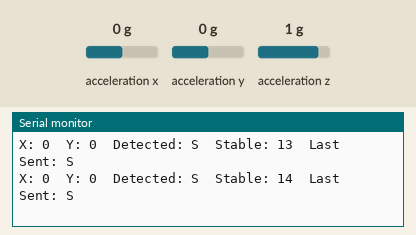
Bench run of a sketch on a simulated ESP32. On the bench: the last lines printed to the serial monitor. Wiring (inferred from the names in the program): MPU-6050 motion sensor at I2C address 0x68. The inputs (shaded band) are chosen by the test bench; at power-on: acceleration x 0 g, acceleration y 0 g, acceleration z 1 g. Nothing arrives over Bluetooth unless stated.

Above: at 6.3 s.
6.4 s: acceleration x set to -1.4 g
At 6.54 s:
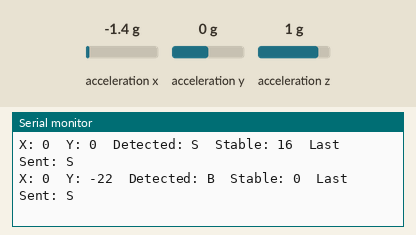
8.0 s: acceleration x set to 0 g
At 8.0 s:
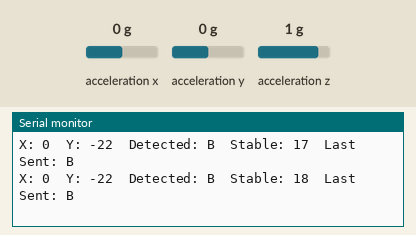
9.5 s: acceleration y set to -1.4 g
At 9.62 s:
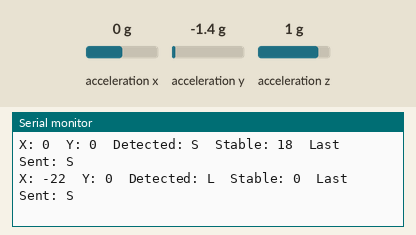
11.1 s: acceleration y set to 0 g
At 11.16 s:
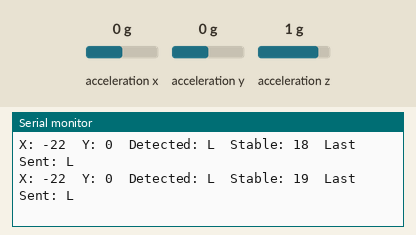
12.7 s: acceleration x set to 0.8 g
At 12.79 s:
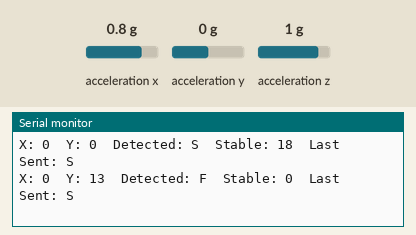
14.3 s: acceleration y set to 1.4 g
At 14.33 s:
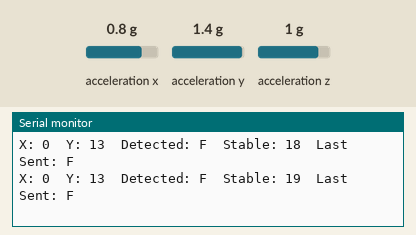
Timing chart, 0 to 16.9 s (numbered marks = the images above; inputs shaded):
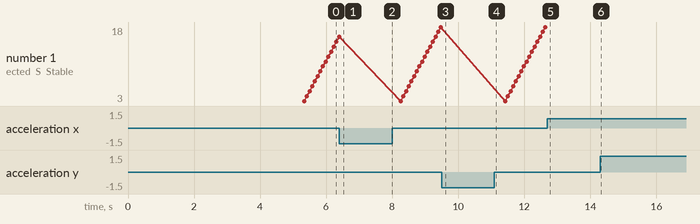

The sketch:

transmitter.ino
```cpp
#include <Wire.h>
#include "BluetoothSerial.h"

BluetoothSerial SerialBT;

// 👉 Your Receiver ESP32 MAC Address
uint8_t address[6] = {0xE0, 0x8C, 0xFE, 0x33, 0x18, 0xAA};

// MPU6050 raw values
int16_t Ax, Ay, Az;

// Calibration offsets
long x_offset = 0;
long y_offset = 0;

// Last sent command
char lastCmd = ' ';

// Stability filter variables
int stableCount = 0;
char pendingCmd = 'S';

void setup() {
  Serial.begin(115200);
  Wire.begin();

  // Bluetooth MASTER mode
  SerialBT.begin("ESP32_GESTURE", true);
  Serial.println("Connecting to Car...");

  bool connected = SerialBT.connect(address);
  if (connected) {
    Serial.println("Connected to Car!");
  } else {
    Serial.println("Connection Failed! Check MAC address.");
  }

  // Wake MPU6050
  Wire.beginTransmission(0x68);
  Wire.write(0x6B);
  Wire.write(0x00);
  Wire.endTransmission(true);

  // Calibration — keep hand flat and still
  Serial.println("Calibrating... Keep sensor FLAT and STILL for 3 seconds");
  delay(3000);

  long sumX = 0, sumY = 0;
  for (int i = 0; i < 200; i++) {
    Wire.beginTransmission(0x68);
    Wire.write(0x3B);
    Wire.endTransmission(false);
    Wire.requestFrom(0x68, 6, true);
    int16_t ax = Wire.read() << 8 | Wire.read();
    int16_t ay = Wire.read() << 8 | Wire.read();
    Wire.read(); Wire.read(); // discard Az
    sumX += ax;
    sumY += ay;
    delay(10);
  }

  x_offset = sumX / 200;
  y_offset = sumY / 200;

  Serial.print("Calibration Done! X offset: ");
  Serial.print(x_offset);
  Serial.print("  Y offset: ");
  Serial.println(y_offset);
  Serial.println("Ready — move hand to control car.");
}

void loop() {
  // Read MPU6050
  Wire.beginTransmission(0x68);
  Wire.write(0x3B);
  Wire.endTransmission(false);
  Wire.requestFrom(0x68, 6, true);
  Ax = Wire.read() << 8 | Wire.read();
  Ay = Wire.read() << 8 | Wire.read();
  Az = Wire.read() << 8 | Wire.read();

  // Apply calibration
  int x = (Ay - y_offset) / 1000;
  int y = (Ax - x_offset) / 1000;

  // Gesture Detection with Dead Zone
  char detectedCmd = 'S';

  if (abs(x) < 2 && abs(y) < 2) {
    detectedCmd = 'S';  // inside dead zone → stop
  }
  else if (abs(y) >= abs(x)) {
    // Y axis dominant
    if      (y > 3)  detectedCmd = 'F';
    else if (y < -3) detectedCmd = 'B';
  } else {
    // X axis dominant
    if      (x > 3)  detectedCmd = 'R';
    else if (x < -3) detectedCmd = 'L';
  }

  // Stability Filter — same gesture must appear 3 times in a row
  if (detectedCmd == pendingCmd) {
    stableCount++;
  } else {
    pendingCmd = detectedCmd;
    stableCount = 0;
  }

  // Send only when gesture is stable AND command has changed
  if (stableCount >= 3 && detectedCmd != lastCmd) {
    if (SerialBT.connected()) {
      SerialBT.write(detectedCmd);
      lastCmd = detectedCmd;
      Serial.print(">>> SENT: ");
      Serial.println(detectedCmd);
    } else {
      Serial.println("Bluetooth disconnected! Reconnecting...");
      SerialBT.connect(address);
    }
  }

  // Debug output
  Serial.print("X: "); Serial.print(x);
  Serial.print("  Y: "); Serial.print(y);
  Serial.print("  Detected: "); Serial.print(detectedCmd);
  Serial.print("  Stable: "); Serial.print(stableCount);
  Serial.print("  Last Sent: "); Serial.println(lastCmd);

  delay(80);
}
```

Measured:
- after the input at 6.4 s, the serial monitor: prints a new line after 0.07 s (image 1)
- after the input at 9.5 s, the serial monitor: prints a new line after 0.06 s (image 3)
- after the input at 12.7 s, the serial monitor: prints a new line at once (image 5)
